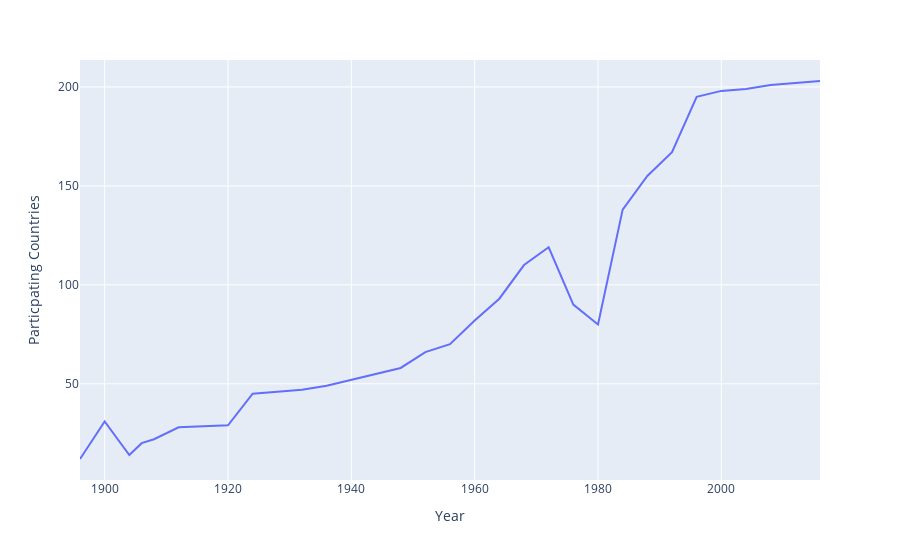

This figure's notebook cell:
### Code cell
import plotly.express as px

fig = px.line(nation_Over_Time , x = "Year" , y = "Particpating Countries")
fig.show()
#In 1980 some countries boycot

### Figure 1 — Plotly figure (JSON) as saved in the notebook; plotly's stock layout.template omitted (floating-point values rounded to 4 significant figures)
{"data": [{"hovertemplate": "Year=%{x}<br>Particpating Countries=%{y}<extra></extra>", "legendgroup": "", "line": {"color": "#636efa", "dash": "solid"}, "marker": {"symbol": "circle"}, "mode": "lines", "name": "", "orientation": "v", "showlegend": false, "type": "scatter", "x": [1896, 1900, 1904, 1906, 1908, 1912, 1920, 1924, 1928, 1932, 1936, 1948, 1952, 1956, 1960, 1964, 1968, 1972, 1976, 1980, 1984, 1988, 1992, 1996, 2000, 2004, 2008, 2012, 2016], "xaxis": "x", "y": [12, 31, 14, 20, 22, 28, 29, 45, 46, 47, 49, 58, 66, 70, 82, 93, 110, 119, 90, 80, 138, 155, 167, 195, 198, 199, 201, 202, 203], "yaxis": "y"}], "layout": {"legend": {"tracegroupgap": 0}, "margin": {"t": 60}, "xaxis": {"anchor": "y", "domain": [0, 1], "title": {"text": "Year"}}, "yaxis": {"anchor": "x", "domain": [0, 1], "title": {"text": "Particpating Countries"}}}}
